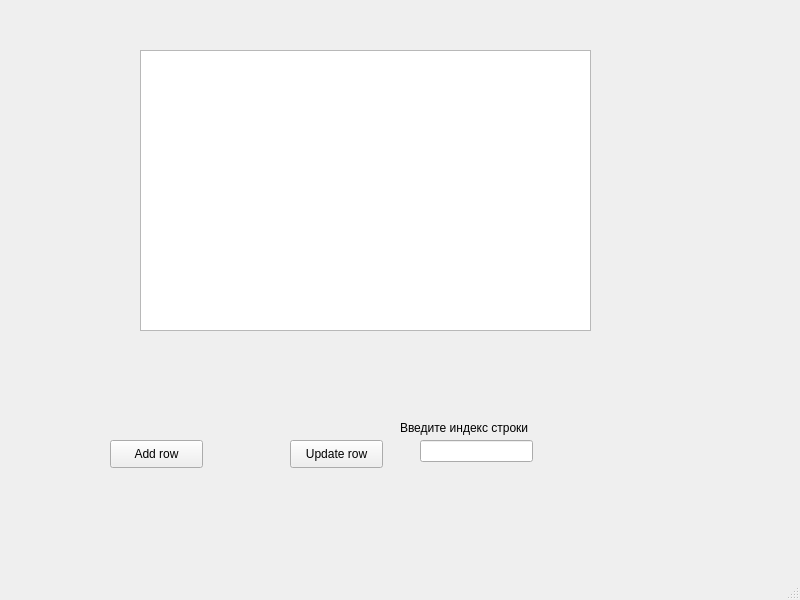
<?xml version="1.0" encoding="UTF-8"?>
<ui version="4.0">
 <class>MainWindow</class>
 <widget class="QMainWindow" name="MainWindow">
  <property name="geometry">
   <rect>
    <x>0</x>
    <y>0</y>
    <width>800</width>
    <height>600</height>
   </rect>
  </property>
  <property name="windowTitle">
   <string>MainWindow</string>
  </property>
  <widget class="QWidget" name="centralwidget">
   <widget class="QTableWidget" name="tableWidget">
    <property name="geometry">
     <rect>
      <x>140</x>
      <y>50</y>
      <width>451</width>
      <height>281</height>
     </rect>
    </property>
   </widget>
   <widget class="QPushButton" name="addBtn">
    <property name="geometry">
     <rect>
      <x>110</x>
      <y>440</y>
      <width>93</width>
      <height>28</height>
     </rect>
    </property>
    <property name="text">
     <string>Add row</string>
    </property>
   </widget>
   <widget class="QPushButton" name="updateBtn">
    <property name="geometry">
     <rect>
      <x>290</x>
      <y>440</y>
      <width>93</width>
      <height>28</height>
     </rect>
    </property>
    <property name="text">
     <string>Update row</string>
    </property>
   </widget>
   <widget class="QLineEdit" name="index">
    <property name="geometry">
     <rect>
      <x>420</x>
      <y>440</y>
      <width>113</width>
      <height>22</height>
     </rect>
    </property>
   </widget>
   <widget class="QLabel" name="label">
    <property name="geometry">
     <rect>
      <x>400</x>
      <y>420</y>
      <width>141</width>
      <height>16</height>
     </rect>
    </property>
    <property name="text">
     <string>Введите индекс строки</string>
    </property>
   </widget>
  </widget>
  <widget class="QMenuBar" name="menubar">
   <property name="geometry">
    <rect>
     <x>0</x>
     <y>0</y>
     <width>800</width>
     <height>26</height>
    </rect>
   </property>
  </widget>
  <widget class="QStatusBar" name="statusbar"/>
 </widget>
 <resources/>
 <connections/>
</ui>
